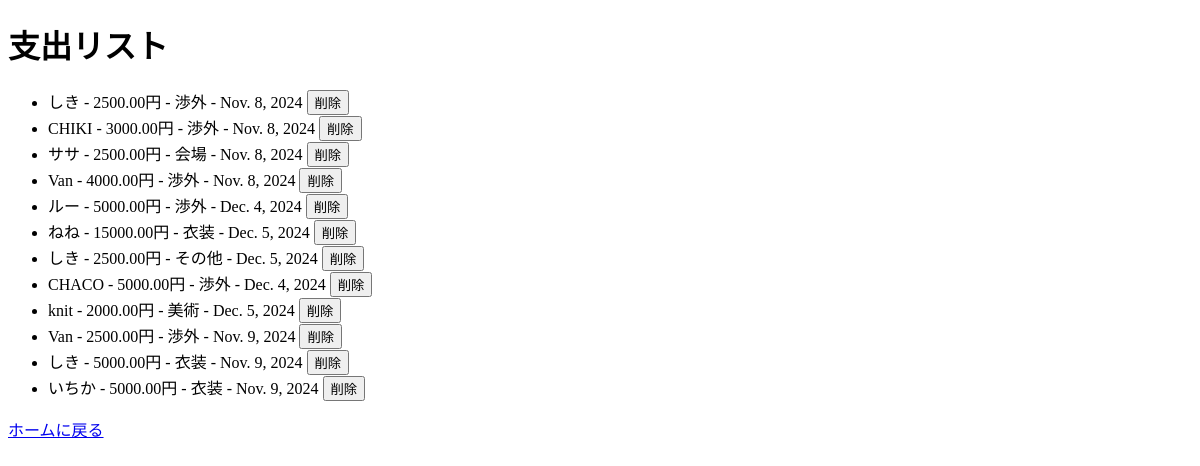
Before: /accounting/expense-list/ with the older database file.
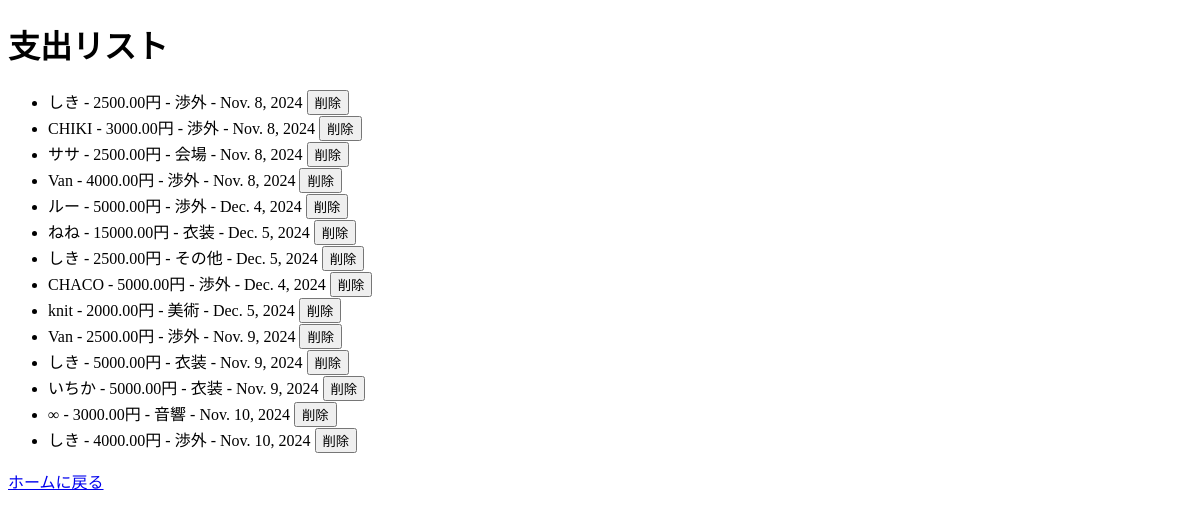
After: the same page with the newer database file.
### accounting/models.py (models this page shows, shortened)
class Expense(models.Model):#すべてのもとになるclass
    DEPARTMENTS = [   #　係りをまとめたもの
        ('渉外', '渉外'),
        ('音響', '音響'),
        ('医務', '医務'),
        ('広報', '広報'),
        ('衣装', '衣装'),
        ('会場', '会場'),
        ('対外交渉', '対外交渉'),
        ('映像', '映像'),
        ('美術', '美術'),
        ('その他', 'その他')
    ]
    age = models.IntegerField()
    name = models.CharField(max_length=100)
    amount = models.DecimalField(max_digits=10, decimal_places=2)
    department = models.CharField(max_length=10, choices=DEPARTMENTS)
    institution = models.CharField(max_length=100, blank=True, null=True)
    content = models.TextField(blank=True, null=True)
    date = models.DateField()

### accounting/views.py (the view)
# urls.py: path('expense-list/', views.expense_list, name='expense_list'),  # expense_listのURLパターン
def expense_list(request):
    expenses = Expense.objects.all()
    return render(request, 'accounting/expense_list.html', {'expenses': expenses})

### accounting/templates/accounting/expense_list.html (shortened to what this page needs)
<!DOCTYPE html>
<html lang="ja">
<head>
</head>
<body>
    <h1>支出リスト</h1>
    <ul>
        {% for expense in expenses %}
            <li>
                {{ expense.name }} - {{ expense.amount }}円 - {{ expense.department }} - {{ expense.date }}
                <form action="{% url 'delete_expense' expense.id %}" method="post" style="display:inline;">
                    <button type="submit" onclick="return confirm('本当に削除しますか？')">削除</button>
                </form>
            </li>
        {% endfor %}
    </ul>
    <a href="{% url 'index' %}">ホームに戻る</a>
</body>
</html>

Changed rows visible on the page:
added Expense: name "∞", amount "3000.00", department "音響", date "Nov. 10, 2024"
added Expense: name "しき", amount "4000.00", department "渉外", date "Nov. 10, 2024"
